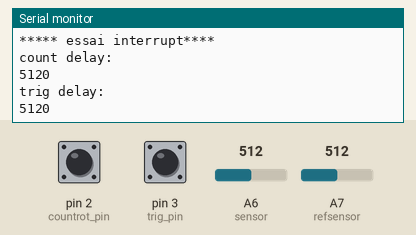
Bench run of a sketch on a simulated Arduino Nano, built with avr-gcc and run on an emulated ATmega328P. On the bench: the last lines printed to the serial monitor. The inputs (shaded band) are chosen by the test bench; at power-on: A6 (sensor) = 512, A7 (refsensor) = 512, pin 3 (trig_pin) HIGH, pin 2 (countrot_pin) HIGH.

Above: at 1.2 s.
1.3 s: A6 (sensor) set to 716
At 2.3 s:
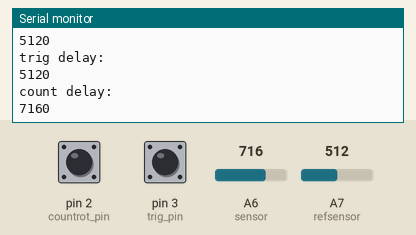
2.8 s: A7 (refsensor) set to 306
At 3.5 s:
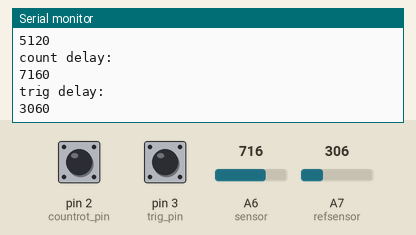
4.3 s: pin 3 (trig_pin) pulled LOW for 0.15 s
At 5.3 s:
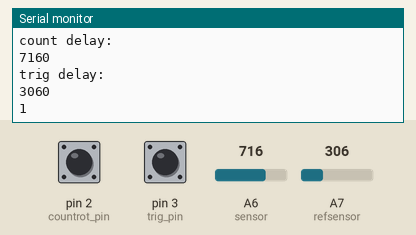
5.9 s: A6 (sensor) set to 900
At 7.0 s:
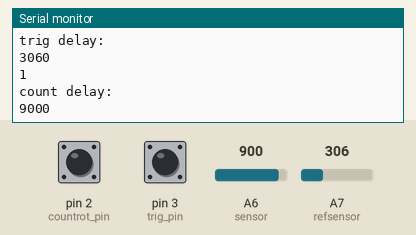
7.4 s: pin 3 (trig_pin) pulled LOW for 1 s
At 8.9 s:
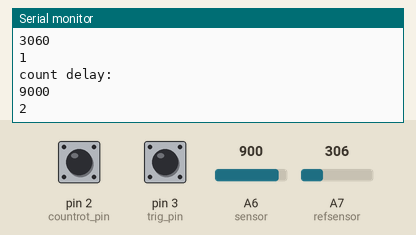
9.9 s: A7 (refsensor) set to 122
At 11.3 s:
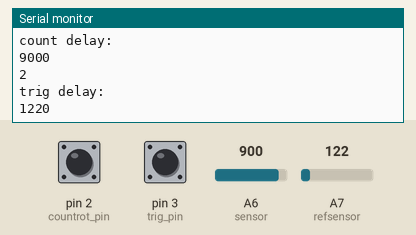
Timing chart, 0 to 12.4 s (numbered marks = the images above; inputs shaded):
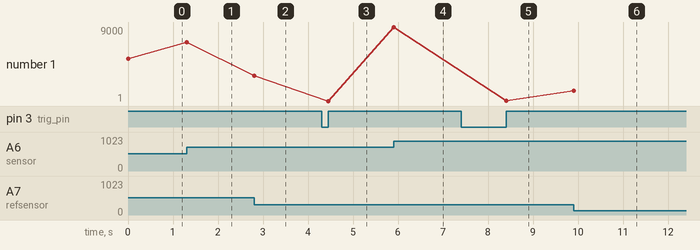

The sketch:

essai_interrupt.ino
```cpp
// 28 04 2022  LAST UPDATE THE ONE TO be USED AT THIS DATE


int counti = 0;
int acti = 0;
const byte   countrot_pin  = PD2; // counter of rotation pull up
const byte   trig_pin      = PD3; // change rotation , trigger action pull up

unsigned long delaybetweentrig = 2000; // delay before 2 trigger action
unsigned long delaybetweencount = 100; // delay before 2 rot action

volatile boolean triggerFlag = false;
volatile boolean counterFlag = false;

unsigned long trigROT; // delay between 2 triggers
unsigned long curTime; // current time
unsigned long trigCOUNT;

const uint8_t   refsensor    = A7;
const uint8_t   sensor    = A6;
double meas, measref, measold, measoldref ;

void triggeractionISR (void) {
  triggerFlag = true;
}

void counteractionISR (void) {
  counterFlag = true;
}

void setup() {
  Serial.begin(115200);
  Serial.println("***** essai interrupt****");
  pinMode(countrot_pin, INPUT_PULLUP);
  pinMode(trig_pin, INPUT_PULLUP);
  attachInterrupt(digitalPinToInterrupt(countrot_pin), counteractionISR, RISING);
  attachInterrupt(digitalPinToInterrupt(trig_pin), triggeractionISR, RISING);

  trigROT = millis();
  trigCOUNT = millis();
}
void loop() {
  measref = analogRead(refsensor);
  meas = analogRead(sensor);

  delaybetweentrig = measref * 10;
  delaybetweencount = meas * 10;

  if (abs(meas - measold) > 5) {
    Serial.println("count delay: ");
    Serial.println(delaybetweencount);
    measold = meas;
  }

  if (abs(measref - measoldref) > 5) {
    Serial.println("trig delay: ");
    Serial.println(delaybetweentrig);
    measoldref = measref;
  }
  curTime = millis();

  // change mode by pressing remote controller
  if (triggerFlag) {
    triggerFlag = false;
    //Serial.print(" action pressed!.. ");
    if (millis() - trigROT > delaybetweentrig ) {
      trigROT = millis();
      acti += 1;
      Serial.println(acti);
    }
    else {
      //Serial.println("NOT OK");
    }
  }
  if ( counterFlag) {
    counterFlag = false;
    //Serial.print(" counter pressed!...");
    if (millis() - trigCOUNT > delaybetweencount ) {
      trigCOUNT = millis();
      counti += 1;
      Serial.println(counti);
    }
    else {
      //Serial.println("NOT OK COUNTER");
    }
  }
  //delay(1000);
}
```

Measured:
- after the input at 1.3 s, the serial monitor: prints a new line at once (image 1)
- after the input at 2.8 s, the serial monitor: prints a new line at once (image 2)
- after the input at 4.3 s, the serial monitor: prints a new line after 0.15 s (image 3)
- after the input at 5.9 s, the serial monitor: prints a new line at once (image 4)
- after the input at 7.4 s, the serial monitor: prints a new line after 1.0 s (image 5)
- after the input at 9.9 s, the serial monitor: prints a new line at once (image 6)
- plotted number 1: 5120 → 7160 after the input at 1.3 s, 7160 → 3060 after the input at 2.8 s, 3060 → 1 after the input at 4.3 s, 1 → 9000 after the input at 5.9 s, 9000 → 2 after the input at 7.4 s
